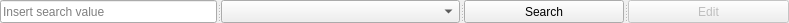
       <widget class="QSplitter" name="splitter_16">
        <property name="geometry">
         <rect>
          <x>0</x>
          <y>0</y>
          <width>789</width>
          <height>23</height>
         </rect>
        </property>
        <property name="orientation">
         <enum>Qt::Horizontal</enum>
        </property>
        <widget class="QLineEdit" name="doctorSearchKey">
         <property name="placeholderText">
          <string>Insert search value</string>
         </property>
        </widget>
        <widget class="QComboBox" name="doctorSearchVariable">
         <property name="currentIndex">
          <number>-1</number>
         </property>
         <item>
          <property name="text">
           <string>First Name</string>
          </property>
         </item>
         <item>
          <property name="text">
           <string>Last Name</string>
          </property>
         </item>
         <item>
          <property name="text">
           <string>Gender</string>
          </property>
         </item>
         <item>
          <property name="text">
           <string>State</string>
          </property>
         </item>
         <item>
          <property name="text">
           <string>Contact Number</string>
          </property>
         </item>
         <item>
          <property name="text">
           <string>Poscode</string>
          </property>
         </item>
         <item>
          <property name="text">
           <string>List All</string>
          </property>
         </item>
        </widget>
        <widget class="QPushButton" name="doctorSearchByButton">
         <property name="text">
          <string>Search</string>
         </property>
        </widget>
        <widget class="QPushButton" name="doctorEditPatient">
         <property name="enabled">
          <bool>false</bool>
         </property>
         <property name="text">
          <string>Edit</string>
         </property>
        </widget>
       </widget>
